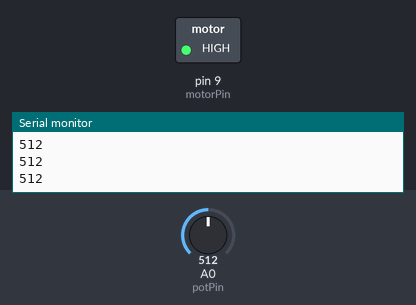
A sketch run on a simulated Arduino Uno, built with avr-gcc and run on an emulated ATmega328P. On the bench: switched loads named in the sketch (green lamp = pin HIGH), the last lines printed to the serial monitor. The test bench sets the inputs (shaded band); at power-on: A0 (potPin) = 512.

Above: at 1.3 s.
1.4 s: A0 (potPin) set to 122
At 2.5 s:
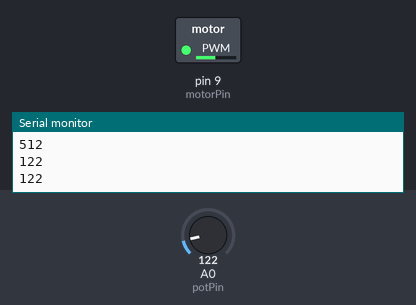
3.0 s: A0 (potPin) set to 0
At 3.7 s:
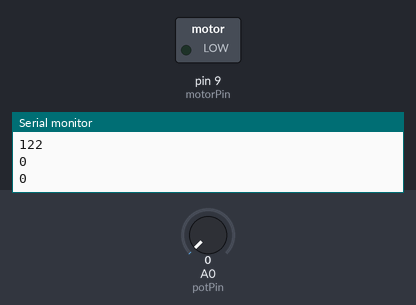
4.5 s: A0 (potPin) set to 306
At 4.8 s:
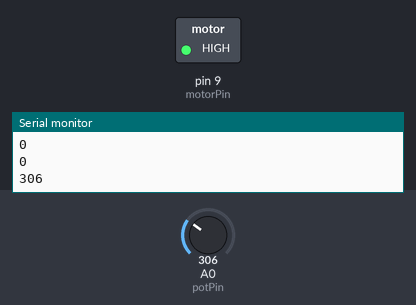
Timing chart, 0 to 7.5 s (numbered marks = the images above; inputs shaded):
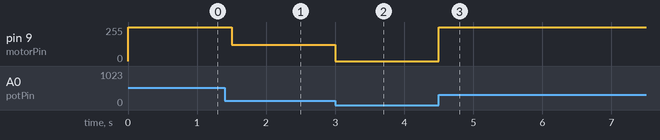

Measured:
- after the input at 1.4 s, pin 9 (motorPin): 255/255 → 122/255 after 0.10 s
- after the input at 3.0 s, pin 9 (motorPin): 122/255 → 0/255 at once
- after the input at 4.5 s, pin 9 (motorPin): 0/255 → 255/255 at once

The sketch:

09_MotorizedPinwheel2.ino
```cpp
const int motorPin = 9;
int const potPin = A0;
int potVal;

void setup(){
  pinMode(motorPin, OUTPUT);
  Serial.begin(9600);
}

void loop(){
  potVal = analogRead(potPin);
  analogWrite(motorPin, potVal);
  Serial.println(potVal);
  delay(500);
}
```
